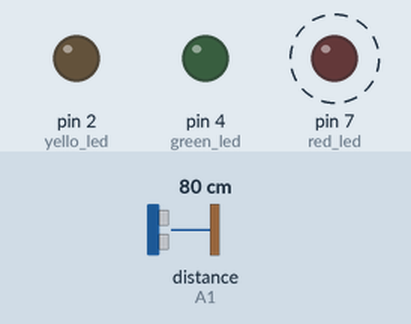
Recording of a sketch running on a simulated Arduino Uno, built with avr-gcc and run on an emulated ATmega328P. On the bench: output pins drawn as LEDs (lit = HIGH). Wiring (inferred from the names in the program): ultrasonic range finder: trigger A0; echo A1. Dashed ring = blinking. Inputs (shaded band) come from the test bench; at power-on: distance to the obstacle (sensor on A1) 80 cm. The echo pulse lasts 58.3 µs per cm; pins used as bus, display or sensor lines are not drawn; what the sketch prints to the serial monitor is not drawn.

Above: at 2.8 s.
2.9 s: distance to the obstacle (sensor on A1) set to 14 cm
6.4 s: distance to the obstacle (sensor on A1) set to 11 cm
At 8.4 s:
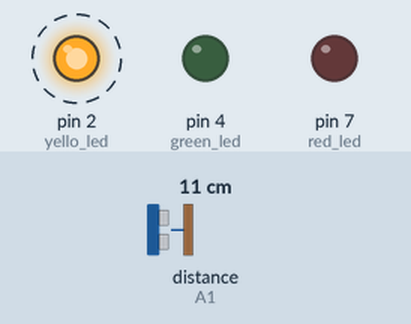
12.4 s: distance to the obstacle (sensor on A1) set to 6 cm
15.9 s: distance to the obstacle (sensor on A1) set to 3 cm
At 16.4 s:
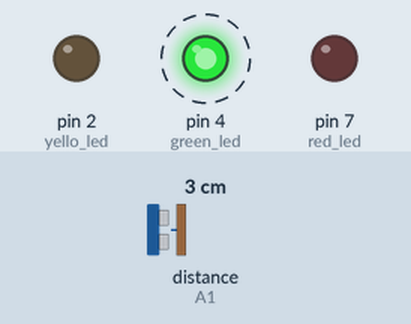
21.9 s: distance to the obstacle (sensor on A1) set to 9 cm
At 23.6 s:
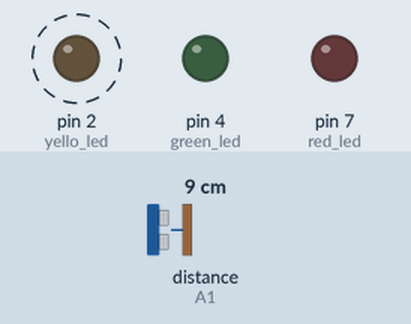
27.9 s: distance to the obstacle (sensor on A1) set to 2 cm
At 29.5 s:
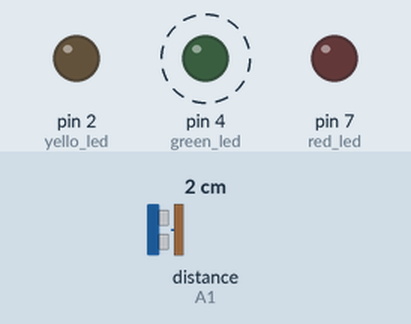
Timing chart, 0 to 34.9 s (numbered marks = the images above; inputs shaded):
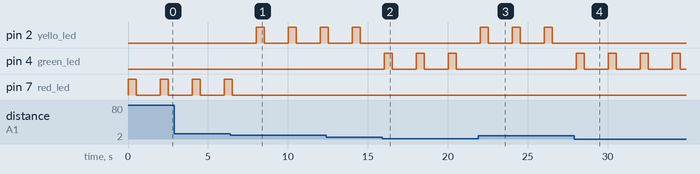

The sketch:

smart_water_supply.ino
```cpp
#define tigger A0
#define echo A1

#define red_led 7
#define green_led 4
#define yello_led 2

float time=0;
float distance=0;

int temp=0;

void setup() {
  // put your setup code here, to run once:
  Serial.begin(9600);
  pinMode(tigger,OUTPUT);
  pinMode(echo,INPUT);
  pinMode(red_led,OUTPUT);
  pinMode(green_led,OUTPUT);
  pinMode(yello_led,OUTPUT);

}

void loop() {
  // put your main code here, to run repeatedly:
  digitalWrite(tigger,LOW);
  delayMicroseconds(2);
  digitalWrite(tigger,HIGH);
  delayMicroseconds(10);
  digitalWrite(tigger,LOW);
  delayMicroseconds(2);

  time=pulseIn(echo,HIGH);
  distance=time*0.034/2;

  if(distance<4){
    digitalWrite(green_led,HIGH);
    delay(500);
    digitalWrite(green_led,LOW);
    delay(500);

  }else if(distance>4 && distance<12){
       digitalWrite(yello_led,HIGH);
       delay(500);
       digitalWrite(yello_led,LOW);
       delay(500);
    }else if(distance>12){
       digitalWrite(red_led,HIGH);
       delay(500);
       digitalWrite(red_led,LOW);
       delay(500);

      }

  Serial.println("Distance");
  Serial.println(distance);
  Serial.print("CM");
  delay(1000);

}
```

Measured:
- the behaviour switches between 13 and 12 cm on distance to the obstacle (sensor on A1) (found by bisection; images 0 and 1)
- the behaviour switches between 5 and 4 cm on distance to the obstacle (sensor on A1) (found by bisection; images 1 and 2)
- after the input at 6.4 s, pin 2 (yello_led): alternates HIGH for 0.50 s and LOW for 1.5 s, starting after 1.6 s; pin 7 (red_led): goes on until 6.5 s, then stays LOW
- after the input at 15.9 s, pin 2 (yello_led): stops changing and stays LOW; pin 4 (green_led): alternates HIGH for 0.50 s and LOW for 1.5 s, starting after 0.12 s
- after the input at 21.9 s, pin 2 (yello_led): alternates HIGH for 0.50 s and LOW for 1.5 s, starting after 0.13 s; pin 4 (green_led): stops changing and stays LOW
- after the input at 27.9 s, pin 2 (yello_led): stops changing and stays LOW; pin 4 (green_led): alternates HIGH for 0.50 s and LOW for 1.5 s, starting after 0.13 s
